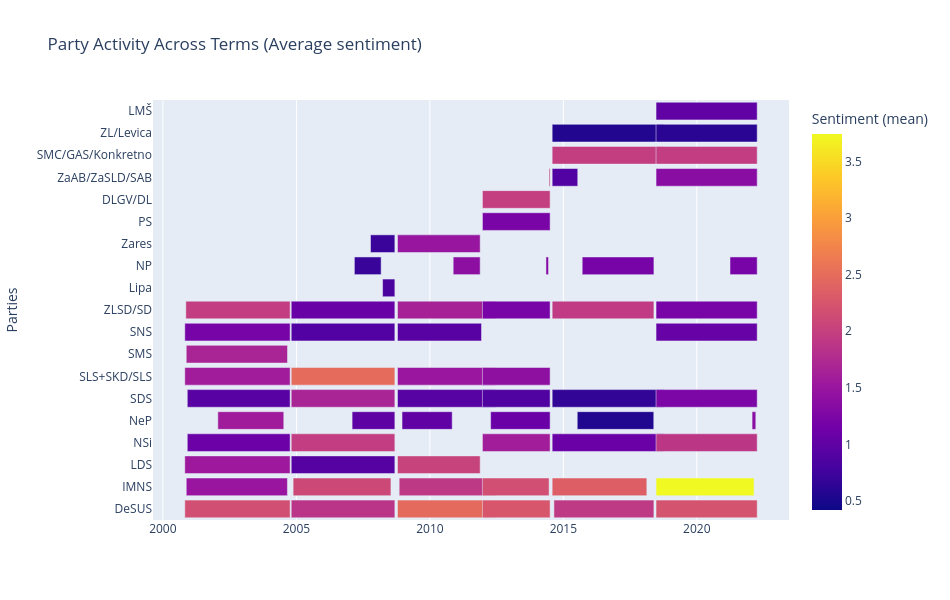

Source (notebook cell):
### Code cell
import plotly.express as px
from PIL import Image

def plot_party_activity(df, mode="sentiment"):
    if mode=="activity":  ## Use for sample visualisation, for full dataset, use timeline
        fig = px.timeline(
            activity, 
            x_start="Start_date", 
            x_end="End_date",
            y="Parties", #Can be either Speaker_party for full range of individual parties, or Grouped_parties to emphasise changes in the lifespan of parties 
            color="Speech_count", 
            title="Party activity Across Terms (Speech count)", 
            labels={"Speech_count": "Speech Count"},
            color_continuous_scale="viridis"
        )
    elif mode=="sentiment":
        fig = px.timeline(
            activity,
            x_start="Start_date",
            x_end="End_date",
            y="Parties",
            color="Avg_sentiment",
            title="Party Activity Across Terms (Average sentiment)",
            labels={"Avg_sentiment": "Sentiment (mean)"},
        )
    else:
        raise ValueError("mode must be one of: activity, sentiment")
    fig.update_layout(
        height=600,  
        width=950,
        yaxis_title="Parties",
        xaxis_title="")
    return fig

#fig.write_image("path.png")


fig = plot_party_activity(activity, mode="sentiment")
fig.show()
